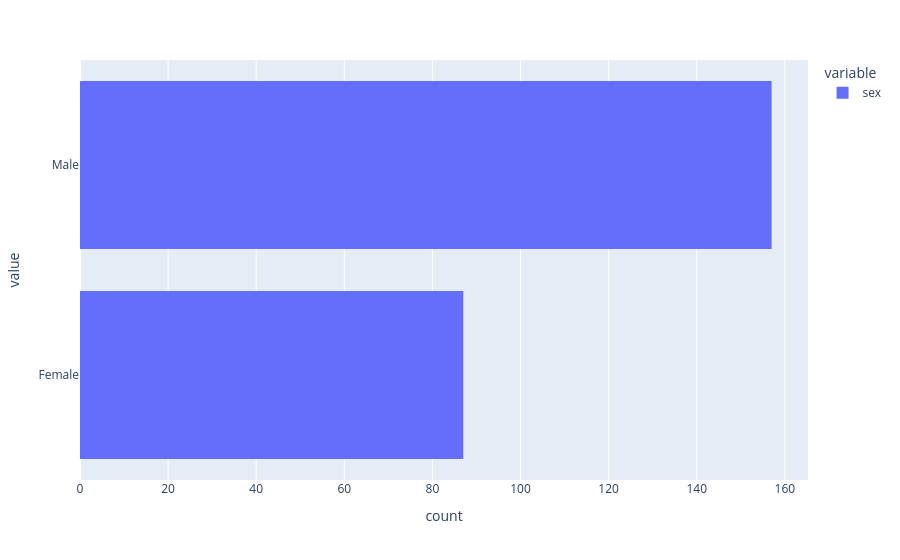

The cell this chart's notebook holds for it:
### Code cell
fig = px.histogram(df,y=['sex'])
fig.show()

### Figure 1 — Plotly figure (JSON) as saved in the notebook; plotly's stock layout.template omitted (floating-point values rounded to 4 significant figures; data arrays with more than 128 entries replaced by an {"elided": "..."} marker saying what was removed)
{"data": [{"bingroup": "y", "hovertemplate": "variable=sex<br>count=%{x}<br>value=%{y}<extra></extra>", "legendgroup": "sex", "marker": {"color": "#636efa", "pattern": {"shape": ""}}, "name": "sex", "orientation": "h", "showlegend": true, "type": "histogram", "xaxis": "x", "y": {"elided": "244 str values"}, "yaxis": "y"}], "layout": {"barmode": "relative", "legend": {"title": {"text": "variable"}, "tracegroupgap": 0}, "margin": {"t": 60}, "xaxis": {"anchor": "y", "domain": [0, 1], "title": {"text": "count"}}, "yaxis": {"anchor": "x", "domain": [0, 1], "title": {"text": "value"}}}}
